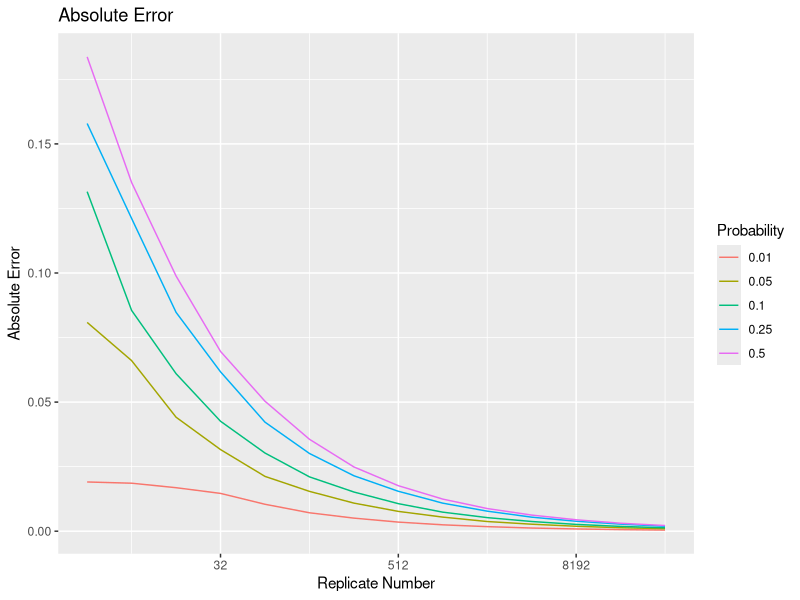
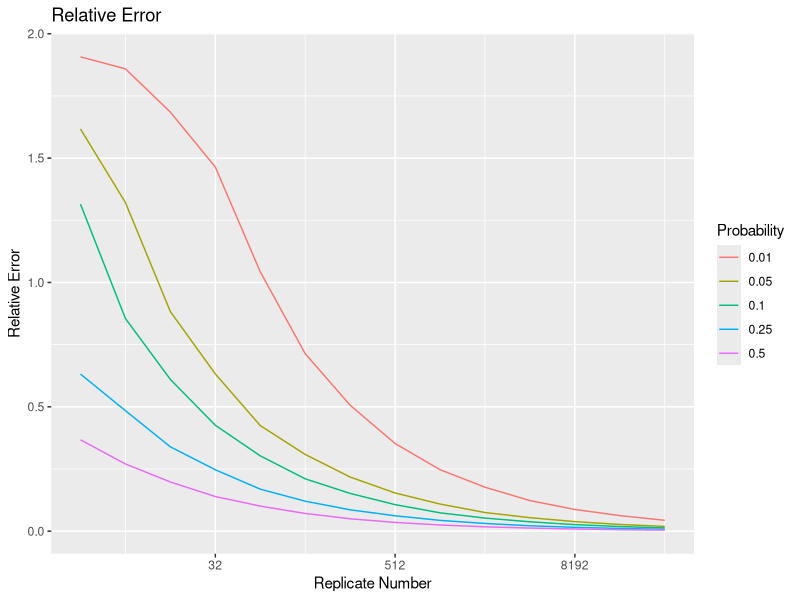

The R source for these figures, in order:
## ---- chunk 1
# Step 1: calculate estamited probability, absolute error, and relative error
error_v4 <- function(r,n,p){
  d1 <- rbinom(r,n,p)
  phat <- d1/n
  ae <- abs(phat-p)
  re <- ae/p
  c(mean(ae), mean(re))
}

mean_error_v4 <- error_v4(5000, 128, .3)

# create vectors for probabilities and replicate numbers
ps <- c(0.01, 0.05, 0.1, 0.25, 0.5)
ns <- 2^(2:15)

# create empty vectors to store the errors
out_ae <- array(NA, dim=c(length(ps), length(ns)))
out_re <- array(NA, dim=c(length(ps), length(ns)))

# Step 2: Iterate over the sets probabilties and number of replicates
for(i in seq_along(ps)){
    for(j in seq_along(ns)){
       out <- error_v4(5000, ns[j], ps[i])
       out_ae[i,j] <- out[1]
       out_re[i,j] <- out[2]  
    }
}
## ---- chunk 2

# Step 3: Graph the errors

library(ggplot2)

# Plotting absolute error
df_ae <- data.frame(replicates = rep(ns, each = length(ps)),
                    absolute_error = as.vector(out_ae),
                    probabilities = rep(ps, length(ns)))

ggplot(df_ae, aes(x = replicates, y = absolute_error, color = as.factor(probabilities))) + geom_line() +  scale_x_continuous(trans = 'log2') +  labs(title = "Absolute Error", x = "Replicate Number",   y = "Absolute Error",  color = "Probability")

# Plotting relative error
df_re <- data.frame(replicates = rep(ns, each = length(ps)),
                    relative_error = as.vector(out_re),
                    probabilities = rep(ps, length(ns)))

ggplot(df_re, aes(x = replicates, y = relative_error, color = as.factor(probabilities))) + geom_line() + scale_x_continuous(trans = 'log2') + labs(title = "Relative Error", x = "Replicate Number",  y = "Relative Error", color = "Probability")
